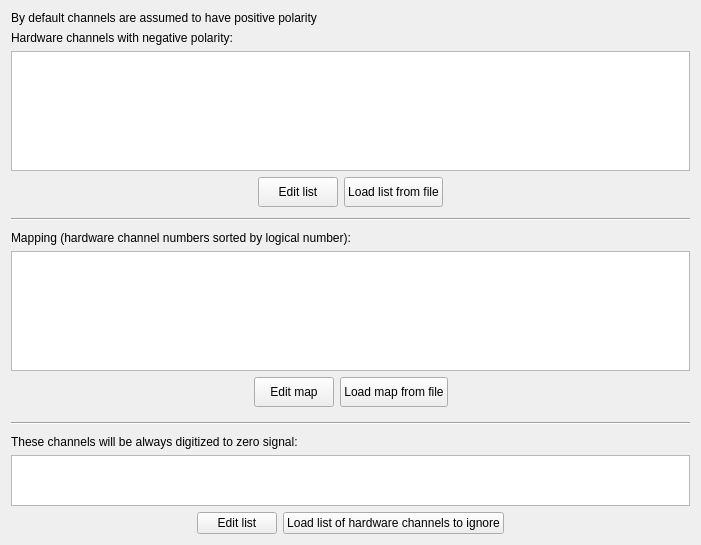
          <widget class="QWidget" name="tab_12">
           <attribute name="title">
            <string>Channels</string>
           </attribute>
           <layout class="QVBoxLayout" name="verticalLayout">
            <item>
             <widget class="QLabel" name="label_4">
              <property name="text">
               <string>By default channels are assumed to have positive polarity</string>
              </property>
             </widget>
            </item>
            <item>
             <layout class="QHBoxLayout" name="horizontalLayout_8">
              <item>
               <layout class="QVBoxLayout" name="verticalLayout_6">
                <item>
                 <widget class="QLabel" name="label_2">
                  <property name="text">
                   <string>Hardware channels with negative polarity:</string>
                  </property>
                 </widget>
                </item>
                <item>
                 <widget class="QPlainTextEdit" name="ptePolarity">
                  <property name="maximumSize">
                   <size>
                    <width>16777215</width>
                    <height>120</height>
                   </size>
                  </property>
                  <property name="contextMenuPolicy">
                   <enum>Qt::ContextMenuPolicy::CustomContextMenu</enum>
                  </property>
                  <property name="readOnly">
                   <bool>true</bool>
                  </property>
                 </widget>
                </item>
               </layout>
              </item>
              <item>
               <layout class="QVBoxLayout" name="verticalLayout_11"/>
              </item>
             </layout>
            </item>
            <item>
             <layout class="QHBoxLayout" name="horizontalLayout_25">
              <item>
               <spacer name="horizontalSpacer_42">
                <property name="orientation">
                 <enum>Qt::Orientation::Horizontal</enum>
                </property>
                <property name="sizeHint" stdset="0">
                 <size>
                  <width>40</width>
                  <height>20</height>
                 </size>
                </property>
               </spacer>
              </item>
              <item>
               <widget class="QPushButton" name="pbEditListOfNegatives">
                <property name="minimumSize">
                 <size>
                  <width>0</width>
                  <height>30</height>
                 </size>
                </property>
                <property name="text">
                 <string>Edit list</string>
                </property>
               </widget>
              </item>
              <item>
               <widget class="QPushButton" name="pbLoadPolarities">
                <property name="sizePolicy">
                 <sizepolicy hsizetype="Minimum" vsizetype="Fixed">
                  <horstretch>0</horstretch>
                  <verstretch>0</verstretch>
                 </sizepolicy>
                </property>
                <property name="minimumSize">
                 <size>
                  <width>0</width>
                  <height>30</height>
                 </size>
                </property>
                <property name="font">
                 <font>
                  <bold>false</bold>
                 </font>
                </property>
                <property name="toolTip">
                 <string>Channel numbers in one or multiple lines. Separators: space tab comma or end_of_line</string>
                </property>
                <property name="text">
                 <string>Load list from file</string>
                </property>
               </widget>
              </item>
              <item>
               <spacer name="horizontalSpacer_43">
                <property name="orientation">
                 <enum>Qt::Orientation::Horizontal</enum>
                </property>
                <property name="sizeHint" stdset="0">
                 <size>
                  <width>40</width>
                  <height>20</height>
                 </size>
                </property>
               </spacer>
              </item>
             </layout>
            </item>
            <item>
             <spacer name="verticalSpacer_17">
              <property name="orientation">
               <enum>Qt::Orientation::Vertical</enum>
              </property>
              <property name="sizeHint" stdset="0">
               <size>
                <width>679</width>
                <height>5</height>
               </size>
              </property>
             </spacer>
            </item>
            <item>
             <widget class="Line" name="line_5">
              <property name="orientation">
               <enum>Qt::Orientation::Horizontal</enum>
              </property>
             </widget>
            </item>
            <item>
             <spacer name="verticalSpacer_19">
              <property name="orientation">
               <enum>Qt::Orientation::Vertical</enum>
              </property>
              <property name="sizeHint" stdset="0">
               <size>
                <width>679</width>
                <height>4</height>
               </size>
              </property>
             </spacer>
            </item>
            <item>
             <layout class="QHBoxLayout" name="horizontalLayout_5">
              <item>
               <layout class="QVBoxLayout" name="verticalLayout_4">
                <item>
                 <widget class="QLabel" name="label_6">
                  <property name="sizePolicy">
                   <sizepolicy hsizetype="Preferred" vsizetype="Minimum">
                    <horstretch>0</horstretch>
                    <verstretch>0</verstretch>
                   </sizepolicy>
                  </property>
                  <property name="maximumSize">
                   <size>
                    <width>16777215</width>
                    <height>100</height>
                   </size>
                  </property>
                  <property name="text">
                   <string>Mapping (hardware channel numbers sorted by logical number):</string>
                  </property>
                 </widget>
                </item>
                <item>
                 <widget class="QPlainTextEdit" name="pteMapping">
                  <property name="sizePolicy">
                   <sizepolicy hsizetype="Expanding" vsizetype="Expanding">
                    <horstretch>0</horstretch>
                    <verstretch>0</verstretch>
                   </sizepolicy>
                  </property>
                  <property name="minimumSize">
                   <size>
                    <width>0</width>
                    <height>75</height>
                   </size>
                  </property>
                  <property name="maximumSize">
                   <size>
                    <width>16777215</width>
                    <height>120</height>
                   </size>
                  </property>
                  <property name="contextMenuPolicy">
                   <enum>Qt::ContextMenuPolicy::CustomContextMenu</enum>
                  </property>
                  <property name="readOnly">
                   <bool>true</bool>
                  </property>
                 </widget>
                </item>
               </layout>
              </item>
              <item>
               <layout class="QVBoxLayout" name="verticalLayout_3"/>
              </item>
             </layout>
            </item>
            <item>
             <layout class="QHBoxLayout" name="horizontalLayout_4">
              <item>
               <spacer name="horizontalSpacer_44">
                <property name="orientation">
                 <enum>Qt::Orientation::Horizontal</enum>
                </property>
                <property name="sizeHint" stdset="0">
                 <size>
                  <width>40</width>
                  <height>20</height>
                 </size>
                </property>
               </spacer>
              </item>
              <item>
               <widget class="QPushButton" name="pbEditMap">
                <property name="minimumSize">
                 <size>
                  <width>0</width>
                  <height>30</height>
                 </size>
                </property>
                <property name="text">
                 <string>Edit map</string>
                </property>
               </widget>
              </item>
              <item>
               <widget class="QPushButton" name="pbAddMapping">
                <property name="sizePolicy">
                 <sizepolicy hsizetype="Minimum" vsizetype="Fixed">
                  <horstretch>0</horstretch>
                  <verstretch>0</verstretch>
                 </sizepolicy>
                </property>
                <property name="minimumSize">
                 <size>
                  <width>0</width>
                  <height>30</height>
                 </size>
                </property>
                <property name="font">
                 <font>
                  <bold>false</bold>
                 </font>
                </property>
                <property name="toolTip">
                 <string>Channel numbers in one or multiple lines. Separators: space tab comma or end_of_line</string>
                </property>
                <property name="text">
                 <string>Load map from file</string>
                </property>
               </widget>
              </item>
              <item>
               <spacer name="horizontalSpacer_45">
                <property name="orientation">
                 <enum>Qt::Orientation::Horizontal</enum>
                </property>
                <property name="sizeHint" stdset="0">
                 <size>
                  <width>40</width>
                  <height>20</height>
                 </size>
                </property>
               </spacer>
              </item>
             </layout>
            </item>
            <item>
             <spacer name="verticalSpacer_10">
              <property name="orientation">
               <enum>Qt::Orientation::Vertical</enum>
              </property>
              <property name="sizeHint" stdset="0">
               <size>
                <width>679</width>
                <height>5</height>
               </size>
              </property>
             </spacer>
            </item>
            <item>
             <spacer name="verticalSpacer_14">
              <property name="orientation">
               <enum>Qt::Orientation::Vertical</enum>
              </property>
              <property name="sizeHint" stdset="0">
               <size>
                <width>679</width>
                <height>4</height>
               </size>
              </property>
             </spacer>
            </item>
            <item>
             <widget class="Line" name="line_6">
              <property name="orientation">
               <enum>Qt::Orientation::Horizontal</enum>
              </property>
             </widget>
            </item>
            <item>
             <spacer name="verticalSpacer_16">
              <property name="orientation">
               <enum>Qt::Orientation::Vertical</enum>
              </property>
              <property name="sizeHint" stdset="0">
               <size>
                <width>679</width>
                <height>4</height>
               </size>
              </property>
             </spacer>
            </item>
            <item>
             <widget class="QLabel" name="label_23">
              <property name="text">
               <string>These channels will be always digitized to zero signal:</string>
              </property>
             </widget>
            </item>
            <item>
             <widget class="QPlainTextEdit" name="pteIgnoreHardwareChannels">
              <property name="maximumSize">
               <size>
                <width>16777215</width>
                <height>51</height>
               </size>
              </property>
              <property name="contextMenuPolicy">
               <enum>Qt::ContextMenuPolicy::CustomContextMenu</enum>
              </property>
              <property name="readOnly">
               <bool>true</bool>
              </property>
             </widget>
            </item>
            <item>
             <layout class="QHBoxLayout" name="horizontalLayout_29">
              <item>
               <spacer name="horizontalSpacer_46">
                <property name="orientation">
                 <enum>Qt::Orientation::Horizontal</enum>
                </property>
                <property name="sizeHint" stdset="0">
                 <size>
                  <width>40</width>
                  <height>20</height>
                 </size>
                </property>
               </spacer>
              </item>
              <item>
               <widget class="QPushButton" name="pbEditIgnoreChannelList">
                <property name="text">
                 <string>Edit list</string>
                </property>
               </widget>
              </item>
              <item>
               <widget class="QPushButton" name="pbAddListHardwChToIgnore">
                <property name="toolTip">
                 <string>Channel numbers in one or multiple lines. Separators: space tab comma or end_of_line</string>
                </property>
                <property name="text">
                 <string>Load list of hardware channels to ignore</string>
                </property>
               </widget>
              </item>
              <item>
               <spacer name="horizontalSpacer_47">
                <property name="orientation">
                 <enum>Qt::Orientation::Horizontal</enum>
                </property>
                <property name="sizeHint" stdset="0">
                 <size>
                  <width>40</width>
                  <height>20</height>
                 </size>
                </property>
               </spacer>
              </item>
             </layout>
            </item>
           </layout>
          </widget>
